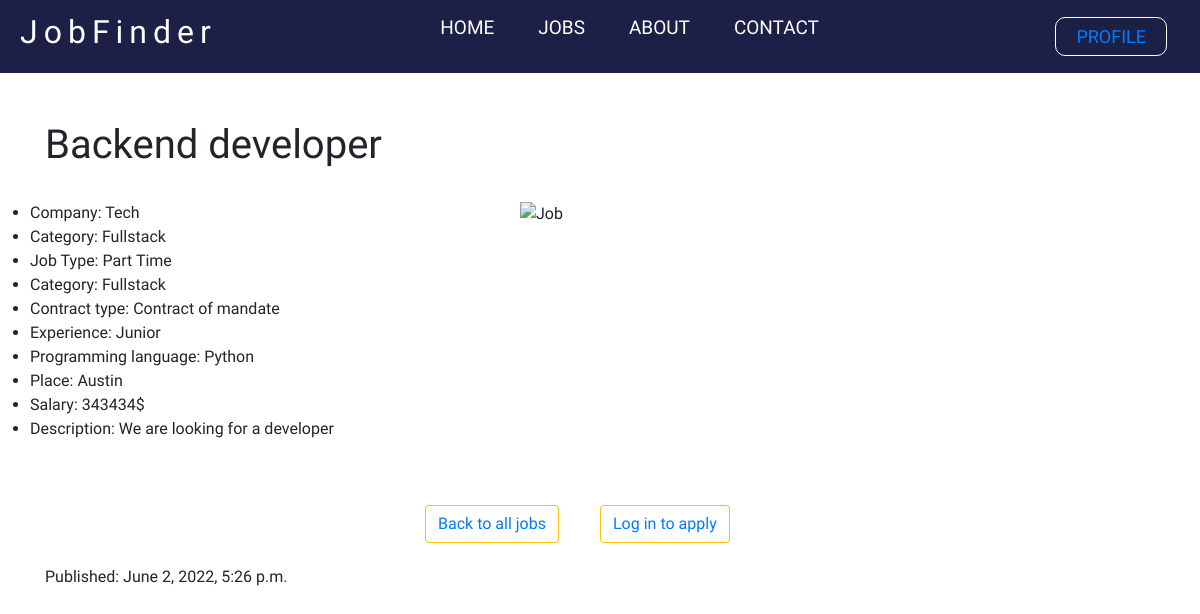
Screenshot of /jobs/3/ with the database file from the repository.
### backend/models.py (models this page shows, shortened)
class Job(models.Model):
    user = models.ForeignKey(User, on_delete=models.SET_NULL, null=True, blank=True, editable=False)
    title = models.CharField(max_length=200, null=True, blank=True)
    company = models.CharField(max_length=200, null=True, blank=True)
    jobType = models.CharField(choices=JOB_CHOICES, max_length = 50, null=True, blank=True)
    category = models.CharField(choices=CATEGORY_CHOICES, max_length = 50, null=True, blank=True)
    contractType = models.CharField(choices=CONTRACT_CHOICES, max_length = 50, null=True, blank=True)
    experience = models.CharField(choices=EXPERIENCE_CHOICES, max_length = 50, null=True, blank=True)
    description = models.TextField()
    image = models.ImageField(null=True, blank=True, default = None)
    proglanguage =  models.CharField(max_length=200, null=True, blank=True)
    place = models.CharField(max_length=200, null=True, blank=True)
    salary = models.CharField(max_length=200, null=True, blank=True)
    published = models.DateTimeField(default=timezone.now)

### backend/views.py (the view)
# urls.py: path('jobs/<int:job_id>/', views.job_info, name='job_info'),
def job_info(request, job_id):
    job = Job.objects.get(pk=job_id)
    return render(request, 'backend/job_info.html', {'job': job})

### templates/backend/job_info.html (shortened to what this page needs)
{% extends 'main.html' %}
{% load static %}
{% block content %}
{% include 'navbar.html' %}
{% static 'images' as baseUrl %}
    <div class="container py-4 my-4 mx-auto d-flex flex-column">
        <div class="header">
            <div class="row r1">
                <div class="col-md-9 abc">
                    <h1>{{ job.title }} </h1>
                </div>
            </div>
        </div>
        <div class="container-body mt-4">
            <div class="row r3">
                <div class="col-md-5 p-0 klo">
                    <ul>
                        <li>Company: {{ job.company }}</li>
                        <li>Category: {{ job.get_category_display }}</li>
                        <li>Job Type: {{ job.jobType}}</li>
                        <li>Category: {{ job.category }}</li>
                        <li>Contract type: {{ job.contractType }}</li>
                        <li>Experience: {{ job.experience }}</li>
                        <li>Programming language: {{job.proglanguage}}</li>
                        <li>Place: {{ job.place }}</li>
                        <li>Salary: {{ job.salary }}$</li>
                        <li>Description: {{ job.description }}</li>
                    </ul>
                </div>
                <div class="col-md-7"> <img src="{{baseUrl}}/{{job.image}}" alt="Job" width="90%" height="95%"> </div>
            </div>
        </div>
        <div class="footer d-flex flex-column mt-5">
            <div class="row r4">
                <div class="col-md-2 mio offset-md-4">
                    <button type="button" class="btn btn-outline-warning"><a href="{% url 'jobs' %}">Back to all jobs</a></button></div>
                    {% if user.is_authenticated %}
                <div class="col-md-2 myt ">
                    <button type="button" class="btn btn-outline-warning"><a href="{% url 'application' job.id %}">Apply for job</a></button></div>
                    {% else %}
                    <button type="button" class="btn btn-outline-warning"><a href="{% url 'loginPage' %}">Log in to apply</a></button></div>
                    {% endif %}
            </div>
            <br>
            <h6>Published: {{job.published}}</h6>
        </div>
{% endblock %}

### static/styles/navbar.css (style rules this page uses)
* { margin: 0; padding: 0; font-family: 'Koulen', cursive; }
body { background-color: rgb(255, 255, 255); }

### rows the page displays
Job: title "Backend developer", company "Tech", category "Fullstack", jobType "Part Time", contractType "Contract of mandate", experience "Junior", proglanguage "Python", place "Austin", salary "343434", description "We are looking for a developer", published "June 2, 2022, 5:26 p.m."
